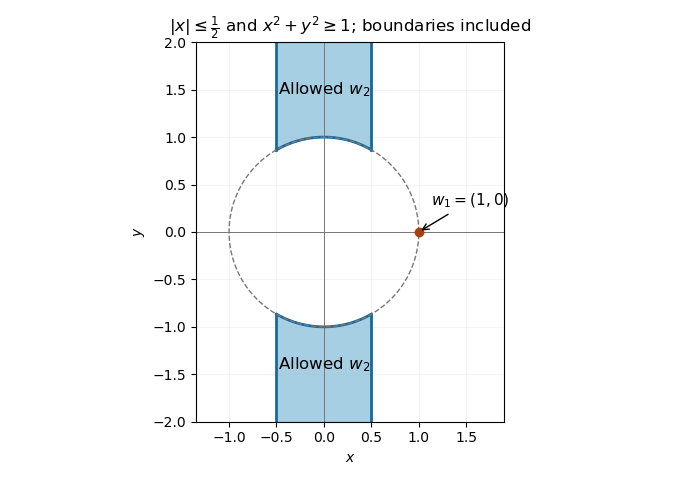

Reproduce this figure in Python.
"""Allowed reduced planar lattice basis vectors; Python 3.14 and root deps.

The caller supplies MPLCONFIGDIR. Write only a basename PNG in cwd.
"""
from pathlib import Path

import matplotlib
matplotlib.use("Agg")
import matplotlib.pyplot as plt
import numpy as np


def main():
    x = np.linspace(-0.5, 0.5, 500)
    edge = np.sqrt(1 - x * x)
    angle = np.linspace(0, 2 * np.pi, 600)
    fig, ax = plt.subplots(figsize=(7, 4.8), dpi=100, facecolor="white")
    ax.fill_between(x, edge, 2.0, color="#9ecae1", alpha=0.9)
    ax.fill_between(x, -2.0, -edge, color="#9ecae1", alpha=0.9)
    ax.plot(x, edge, color="#176a9a", linewidth=2)
    ax.plot(x, -edge, color="#176a9a", linewidth=2)
    for side in [-0.5, 0.5]:
        ax.plot([side, side], [np.sqrt(0.75), 2], color="#176a9a", linewidth=2)
        ax.plot([side, side], [-2, -np.sqrt(0.75)], color="#176a9a", linewidth=2)
    ax.plot(np.cos(angle), np.sin(angle), "--", color="#777777", linewidth=1)
    ax.axhline(0, color="#777777", linewidth=0.7)
    ax.axvline(0, color="#777777", linewidth=0.7)
    ax.plot([1], [0], "o", color="#a44211")
    ax.annotate(r"$w_1=(1,0)$", xy=(1, 0), xytext=(1.13, 0.28),
                arrowprops={"arrowstyle": "->"}, fontsize=11)
    ax.text(0, 1.45, r"Allowed $w_2$", ha="center", fontsize=12)
    ax.text(0, -1.45, r"Allowed $w_2$", ha="center", fontsize=12)
    ax.set_aspect("equal")
    ax.set_xlim(-1.35, 1.9)
    ax.set_ylim(-2, 2)
    ax.set_xlabel(r"$x$")
    ax.set_ylabel(r"$y$")
    ax.set_title(r"$|x|\leq\frac{1}{2}$ and $x^2+y^2\geq1$; boundaries included")
    ax.grid(alpha=0.15)
    fig.tight_layout()
    fig.savefig(Path.cwd() / Path(__file__).with_suffix(".png").name,
                dpi=100, facecolor="white", transparent=False)
    plt.close(fig)


if __name__ == "__main__":
    main()
